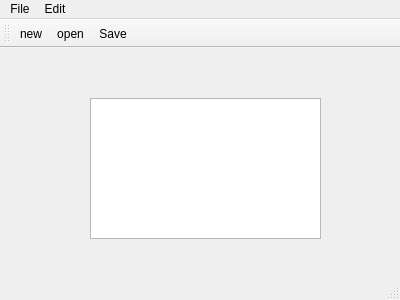
<?xml version="1.0" encoding="UTF-8"?>
<ui version="4.0">
 <class>MainWindow</class>
 <widget class="QMainWindow" name="MainWindow">
  <property name="geometry">
   <rect>
    <x>0</x>
    <y>0</y>
    <width>400</width>
    <height>300</height>
   </rect>
  </property>
  <property name="windowTitle">
   <string>MainWindow</string>
  </property>
  <widget class="QWidget" name="centralWidget">
   <widget class="QTextEdit" name="textEdit">
    <property name="geometry">
     <rect>
      <x>90</x>
      <y>50</y>
      <width>231</width>
      <height>141</height>
     </rect>
    </property>
   </widget>
  </widget>
  <widget class="QMenuBar" name="menuBar">
   <property name="geometry">
    <rect>
     <x>0</x>
     <y>0</y>
     <width>400</width>
     <height>19</height>
    </rect>
   </property>
   <widget class="QMenu" name="menuFile">
    <property name="title">
     <string>File</string>
    </property>
    <addaction name="actionnew"/>
    <addaction name="actionopen"/>
    <addaction name="actionSave"/>
    <addaction name="actionExit"/>
   </widget>
   <widget class="QMenu" name="menuEdit">
    <property name="title">
     <string>Edit</string>
    </property>
    <addaction name="actionCopy"/>
    <addaction name="actionPaste"/>
    <addaction name="actionUndo"/>
    <addaction name="actionRedo"/>
   </widget>
   <addaction name="menuFile"/>
   <addaction name="menuEdit"/>
  </widget>
  <widget class="QToolBar" name="mainToolBar">
   <attribute name="toolBarArea">
    <enum>TopToolBarArea</enum>
   </attribute>
   <attribute name="toolBarBreak">
    <bool>false</bool>
   </attribute>
   <addaction name="actionnew"/>
   <addaction name="actionopen"/>
   <addaction name="actionSave"/>
  </widget>
  <widget class="QStatusBar" name="statusBar"/>
  <action name="actionCopy">
   <property name="text">
    <string>Copy</string>
   </property>
  </action>
  <action name="actionPaste">
   <property name="text">
    <string>Paste</string>
   </property>
  </action>
  <action name="actionUndo">
   <property name="text">
    <string>Undo</string>
   </property>
  </action>
  <action name="actionRedo">
   <property name="text">
    <string>Redo</string>
   </property>
  </action>
  <action name="actionnew">
   <property name="icon">
    <iconset resource="images.qrc">
     <normaloff>:/images/icons/new.png</normaloff>:/images/icons/new.png</iconset>
   </property>
   <property name="text">
    <string>new</string>
   </property>
  </action>
  <action name="actionopen">
   <property name="icon">
    <iconset resource="images.qrc">
     <normaloff>:/images/icons/open.png</normaloff>:/images/icons/open.png</iconset>
   </property>
   <property name="text">
    <string>open</string>
   </property>
  </action>
  <action name="actionSave">
   <property name="icon">
    <iconset resource="images.qrc">
     <normaloff>:/images/icons/save.png</normaloff>:/images/icons/save.png</iconset>
   </property>
   <property name="text">
    <string>Save</string>
   </property>
  </action>
  <action name="actionExit">
   <property name="icon">
    <iconset resource="images.qrc">
     <normaloff>:/images/icons/exit.png</normaloff>:/images/icons/exit.png</iconset>
   </property>
   <property name="text">
    <string>Exit</string>
   </property>
  </action>
 </widget>
 <layoutdefault spacing="6" margin="11"/>
 <resources>
  <include location="images.qrc"/>
 </resources>
 <connections/>
</ui>
